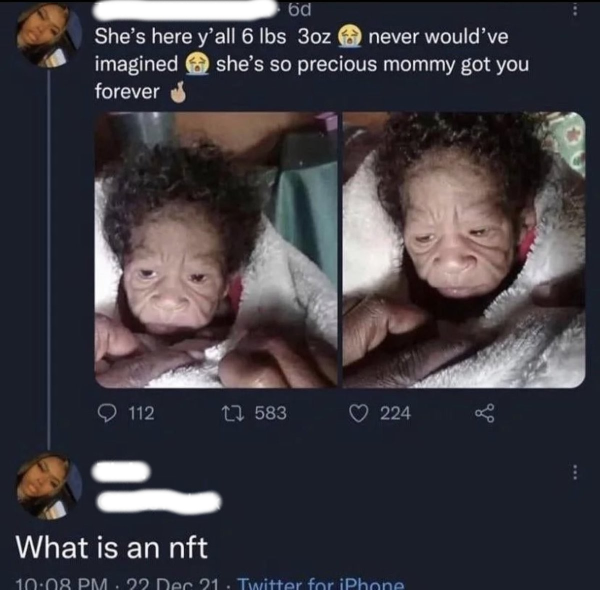
#> input picture Codianics/practice/FMiseGxWYAAu8y8.jpg, 1200 x 1179 px (shown at 1/2 size)
$ jupyter execute openCvPractice.ipynb
#> lines starting #> are read from the running program, lines starting #| are printed output that depends on the picture
[cell 1]
import cv2 as cv
import numpy as np

[cell 2]
img=cv.imread("FMiseGxWYAAu8y8.jpg")
#> img is the input picture: shape (1179, 1200, 3); mean B, G, R 66.7, 60.7, 64
img.shape
img=cv.resize(img,(900,900))
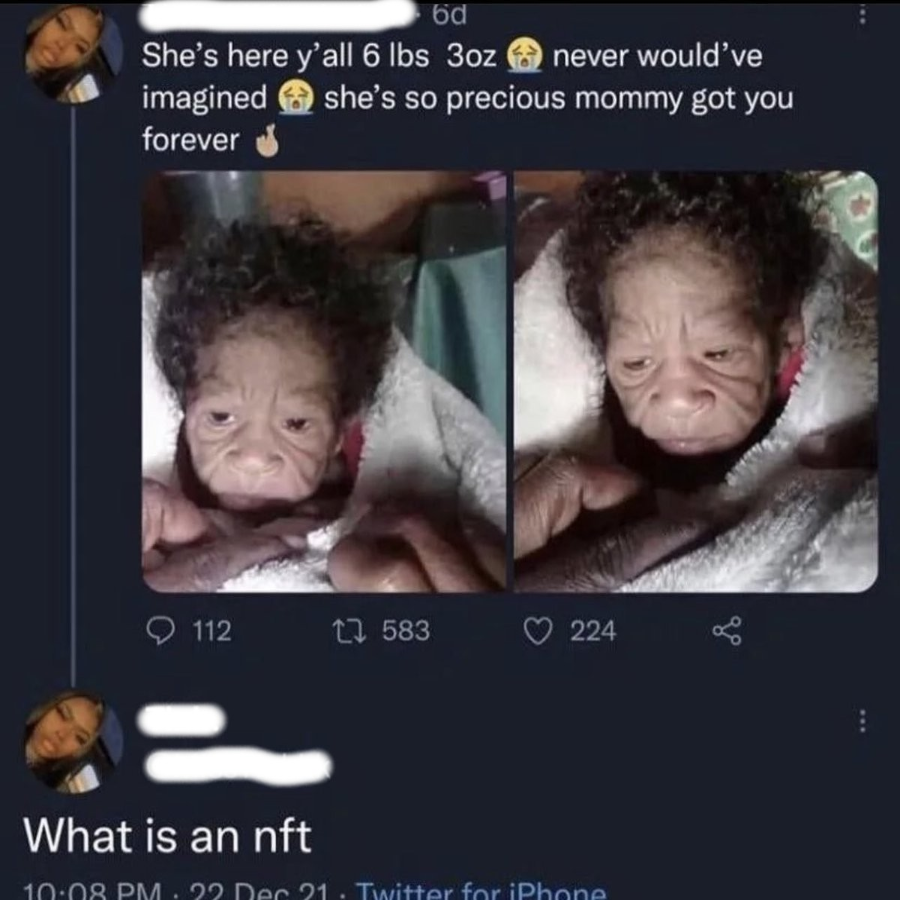
#> img: shape (900, 900, 3); mean B, G, R 66.6, 60.6, 63.9
img.shape
#> Out = (900, 900, 3)

[cell 3]
img=cv.imread("FMiseGxWYAAu8y8.jpg")

width,height=300,400
pt1=np.float32([[190,725],[190,776],[674,225],[674,780]])
pt2=np.float32([[0,0],[width,0],[height,0],[width,height]])

matrix=cv.getPerspectiveTransform(pt1,pt2)
outimg=cv.warpPerspective(img,matrix,(width,height))
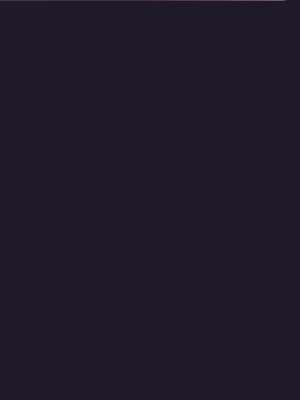
#> outimg: shape (400, 300, 3); mean B, G, R 41.1, 26.1, 30.1
cv.imshow("Window",outimg)
cv.waitKey(0)
cv.destroyAllWindows()
